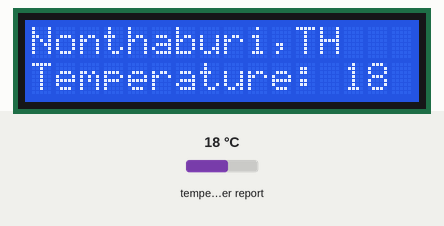
Simulated run of this program. Board: ESP32 board running MicroPython. Parts: 16×2 character LCD. The test bench sets the inputs (shaded band); at power-on: temperature in the web weather report 18 °C. WiFi joins after 1.5 s; requests to the public web service named in the program get a made-up reply in its usual format after 0.4 s (London, UTC, broken clouds, 64 % humidity, 1013 hPa unless stated); library files of the repository ran but are not shown: lcd_pcf8574.py.

Above: at 2.5 s.
At 7.5 s:
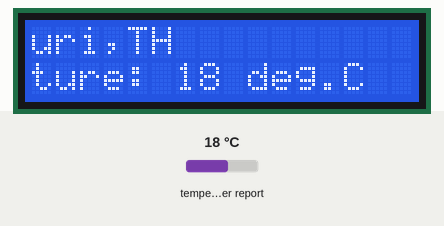
At 12.6 s:
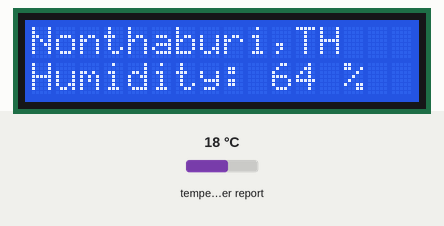
At 22.7 s:
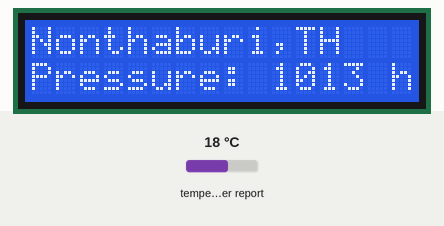
At 30.7 s:
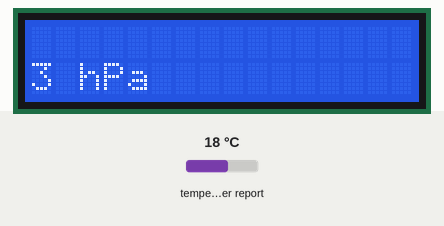
At 39.3 s:
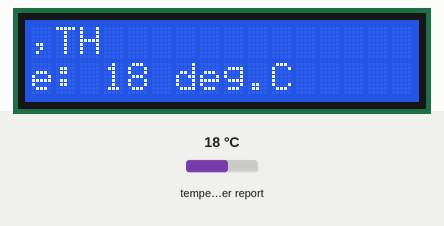

Measured:
- what the display in image 0 shows lasts 2.0 s, from 2.5 s to 4.5 s
- what the display in image 1 shows lasts 0.5 s, from 7.5 s to 8.0 s

The program:

lcd16x2_i2c_openweathermap.py
```python
# file: lcd16x2_i2c_openweathermap.py
# date: 2020-04-25

import network
import machine
from machine import Pin
import utime as time
import ujson as json
import urequests as requests
from lcd_pcf8574 import LCD

# URL and APPID for openweathermap
API_URL = 'https://api.openweathermap.org/data/2.5/weather'
APPID   = 'xxxxxxxxxxxxxxxxxxxxxxxxxxxxxxxx' # Specify your APPID

#---------------------------------------------------------
# Step 1) Connect WiFi
# read the configuration data from wifi_config.json

wifi_config = None
try:
    # read json file 'wifi_config.json' for WiFi configuration:
    #   { "ssid": "XXXXX", "password": "XXXXXXXX" }
    with open( 'wifi_config.json' ) as f:
        wifi_config = json.load(f)
except OSError:
    print('Cannot open configuration file')

def connect_wifi( wifi_cfg, retries=10 ):
    wlan = network.WLAN(network.STA_IF)
    wlan.active(True)
    wlan.connect( wifi_cfg['ssid'], wifi_cfg['password'] )
    while not wlan.isconnected():
        retries -= 1
        if retries < 0:
           return None
        time.sleep_ms(1000)
    return wlan

wifi = connect_wifi( wifi_config )
if wifi is None:
    print('WiFi connection failed...')
    while True:
        pass

#---------------------------------------------------------
# Step 2) get weather data from OpenWeatheMap

def get_weather( APPID, city ):
    results = {}
    url = API_URL + '?units=metric&APPID=' + APPID + '&q=' + city
    try:
        data = requests.get(url).json()
    except OSError:
        print ('Cannot get data from OpenWeatherMap..')
        return results
    code = data.get('cod')
    #print( json.dumps(data) )

    if code == 200: # response OK
        city = data['name']
        results['p'] = data['main']['pressure'] # hPa
        results['t'] = data['main']['temp']     # deg.C
        results['h'] = data['main']['humidity'] # %
    elif code == 401:
        print('Error Code:', code)
        print( data['message'] )
    return results

city_name = 'Nonthaburi,TH'
results = get_weather( APPID, city_name )

#---------------------------------------------------------
# Step 3) Display weather data on LCD16x2 I2C

# Use GPIO22=SCL, GPIO21=SDA
i2c_bus = 0 # use bus 0 or 1
i2c = machine.I2C( i2c_bus, freq=400000,
    scl=machine.Pin(22), sda=machine.Pin(21) )
# use I2C address = 0x3f
lcd = LCD(i2c, 0x3f)

weather_data = {
    't': ('Temperature','deg.C'),
    'h': ('Humidity','%'),
    'p': ('Pressure','hPa'), }

try:
   while True:
       for key in weather_data:
           lcd.clear() # clear display
           lcd.goto_line( 0 )     # goto the first line
           lcd.print( city_name ) # show city name
           lcd.goto_line( 1 ) # goto the second line
           name, unit = weather_data[key]
           value = results[key]
           lcd.print('{}: {} {}'.format(name,value,unit) )
           time.sleep_ms(2000)
           for i in range(16):
              lcd.write_cmd(0x10 | 0x08) # shift display to left
              time.sleep_ms(500)
except KeyboardInterrupt:
    lcd.clear()
finally:
    print('Done')
```
